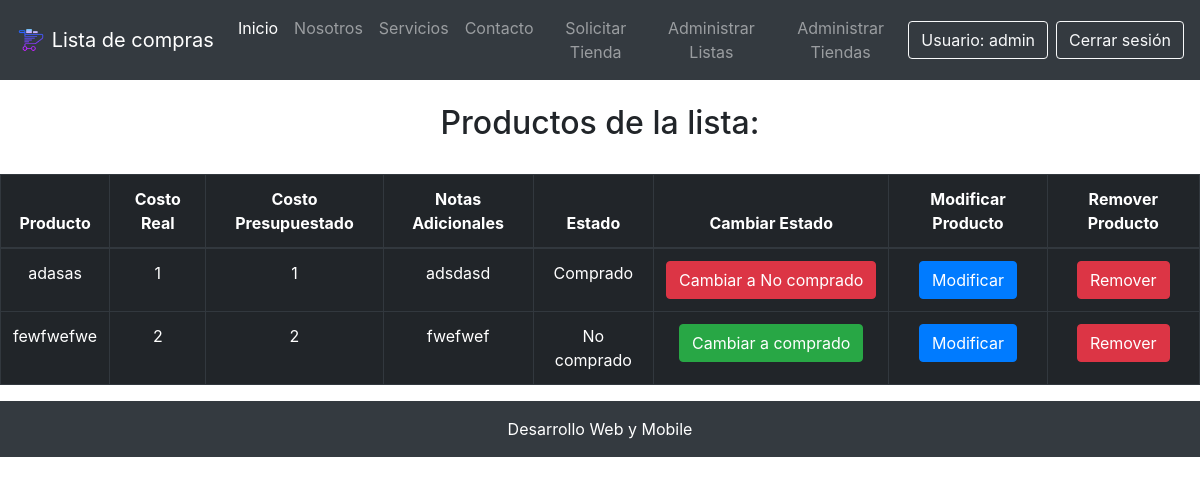
The app's page /listar-productos/30/ (signed in) with its own data.
### core/models.py (models this page shows, shortened)
class Producto(models.Model):
    nombre = models.CharField(max_length=50)
    costo_real = models.IntegerField(verbose_name="Costo Real")
    costo_presupuestado = models.IntegerField(verbose_name="Costo Presupuestado")
    notas_adicionales = models.CharField( max_length=200, verbose_name="Notas Adicionales")
    estadoProducto = models.ForeignKey(EstadoProducto, on_delete=models.CASCADE, verbose_name="Estado Producto")
    lista = models.ForeignKey(Lista, on_delete=models.CASCADE)
    tienda = models.ForeignKey(Tienda, on_delete=models.CASCADE)

class EstadoProducto(models.Model):
    nombre = models.CharField(max_length=30, verbose_name="Estado Producto")

### core/views.py (the view)
# urls.py: path('listar-productos/<id>/', listar_productos, name="listar_productos"),
@login_required
def listar_productos(request, id):
    productos = Producto.objects.filter(lista=id)
    return render(request, 'core/listar_productos.html', {
        'productos': productos
    })

### core/templates/core/listar_productos.html
{% extends 'core/base.html' %}
{% load static %}
{% block contenido %}
<br>
<h2 class="d-flex justify-content-around">Productos de la lista:</h2>
<br>
<div class="table-responsive">
    <table class="table table-dark table-bordered table-hover table-condensed">
        <tr>
            <thead>
                <th class="text-center">Producto</th>
                <th class="text-center">Costo Real</th>
                <th class="text-center">Costo Presupuestado</th>
                <th class="text-center">Notas Adicionales</th>
                <th class="text-center">Estado</th>
                <th class="text-center">Cambiar Estado</th>
                <th class="text-center">Modificar Producto</th>
                <th class="text-center">Remover Producto</th>
            </thead>
        </tr>
        <tbody>
            {% for p in productos %}
            <tr>
                <td class="text-center">{{ p.nombre }}</td>
                <td class="text-center">{{ p.costo_real }}</td>
                <td class="text-center">{{ p.costo_presupuestado }}</td>
                <td class="text-center">{{ p.notas_adicionales }}</td>
                <td class="text-center">{{ p.estadoProducto.nombre }}</td>
                <td class="text-center">
                    {% if p.estadoProducto.id == 2 %}
                    <a href="{% url 'estado_comprado' p.id %}" class="btn btn-success">Cambiar a comprado</a>
                    {% else %}
                    <a href="{% url 'estado_nocomprado' p.id %}" class="btn btn-danger">Cambiar a No comprado</a>
                    {% endif %}
                </td>
                <td class="text-center">
                    <a href="{% url 'modificar_producto' p.id %}" class="btn btn-primary">Modificar</a>
                </td>
                <td class="text-center">
                    <a href="{% url 'eliminar_producto' p.id %}" class="btn btn-danger">Remover</a>
                </td>
            </tr>
            {% endfor %}
        </tbody>
    </table>
</div>
{% endblock contenido %}

### core/templates/core/base.html (shortened to what this page needs)
<!DOCTYPE html>
<html lang="en">
{% load pwa %}
<head>
    {% load static %}
    <link rel="stylesheet" href="{% static 'core/css/estilos.css' %}">
    <link rel="stylesheet" href="https://stackpath.bootstrapcdn.com/bootstrap/4.1.3/css/bootstrap.min.css"
>
</head>
<body>
    <header>
        <nav class="navbar navbar-expand-lg navbar-dark bg-dark sticky-top">
            <a class="navbar-brand" href="{% url 'home' %}">
                <img src="{% static 'core/img/carrito_icon.png' %}" width="30" height="30" class="d-inline-block align-top"
                    alt="">
                Lista de compras
            </a>
            <div class="collapse navbar-collapse" id="navbarNavAltMarkup">
                <div class="navbar-nav mr-auto ml-auto text-center">
                    <a class="nav-item nav-link active" href="{% url 'home' %}">Inicio</a>
                    <a class="nav-item nav-link" href="#">Nosotros</a>
                    <a class="nav-item nav-link" href="#">Servicios</a>
                    <a class="nav-item nav-link" href="#">Contacto</a>
                    {% if request.user.is_authenticated %}
                        <a class="nav-item nav-link" href="{% url 'agregar_tienda' %}">Solicitar Tienda</a>
                        <a class="nav-item nav-link" href="{% url 'listado_listas' %}">Administrar Listas</a>
                        {% if request.user.is_staff %}
                            <a class="nav-item nav-link" href="{% url 'listar_solicitud' %}">Administrar Tiendas</a>
                        {% endif %}
                    {% endif %}
                </div>
                <div class="d-flex flex-row justify-content-center">
                    {% if request.user.is_authenticated %}
                    <a href="" class="btn btn-outline-light mr-2">Usuario: {{ request.user.username }}</a>
                    <a class="btn btn-outline-light" href="{% url 'logout' %}">Cerrar sesión</a>
                    {% else %}
                    <a class="btn btn-outline-light mr-2" href="{% url 'login' %}">Login</a>
                    <a class="btn btn-outline-light" href="{% url 'register' %}">Registrate</a>
                    {% endif %}
                </div>
            </div>
        </nav>
    </header>
    <div class="contenido">
        {% block contenido %}
        {% endblock contenido %}
    </div>
    <footer class="page-footer font-small">
        <p class="text-center py-3 p-3 mb-2 bg-dark text-white">Desarrollo Web y Mobile</p>
    </footer>
</body>
</html>

### core/static/core/css/estilos.css (style rules this page uses)
* { margin: 0; padding: 0; }

### records on screen
Producto: nombre "adasas", costo_real "1", costo_presupuestado "1", notas_adicionales "adsdasd", estadoProducto.nombre "Comprado", shows "Cambiar a No comprado"
Producto: nombre "fewfwefwe", costo_real "2", costo_presupuestado "2", notas_adicionales "fwefwef", estadoProducto.nombre "No comprado", shows "Cambiar a comprado"

### other values on screen
{{ request.user.username }} "admin"
